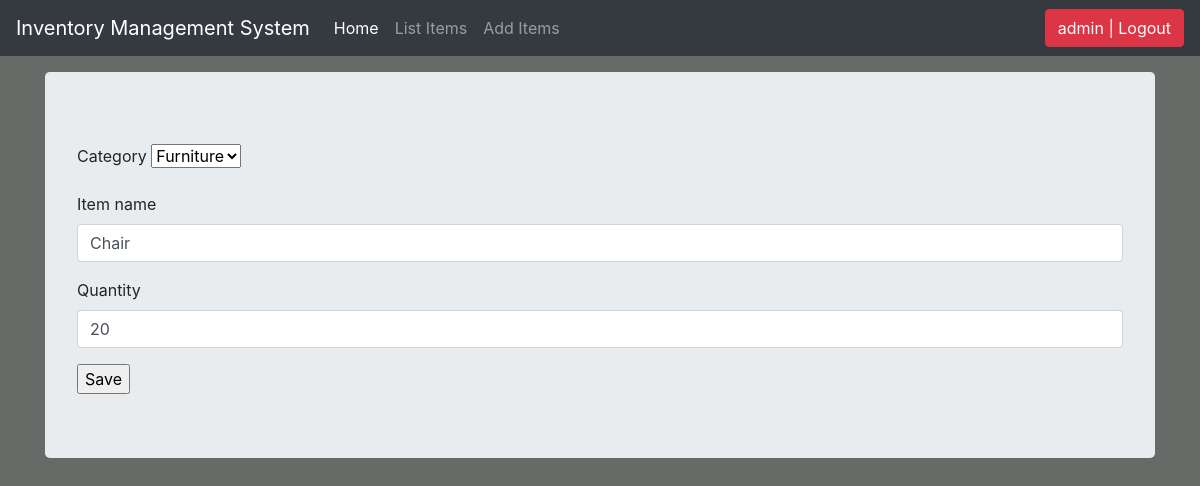
The app's page /update_items/2 (signed in) with its own data.
### ims/models.py (models this page shows, shortened)
class Stock(models.Model):
    category = models.ForeignKey(
        Category, on_delete=models.CASCADE, blank=True)
    item_name = models.CharField(max_length=50, blank=True, null=True)
    quantity = models.IntegerField(default="0", blank=True, null=True)
    receive_quantity = models.IntegerField(default="0", blank=True, null=True)
    receive_by = models.CharField(max_length=50, blank=True, null=True)
    issue_quantity = models.IntegerField(default="0", blank=True, null=True)
    issue_by = models.CharField(max_length=50, blank=True, null=True)
    issue_to = models.CharField(max_length=50, blank=True, null=True)
    phone_number = models.CharField(max_length=50, blank=True, null=True)
    created_by = models.CharField(max_length=50, blank=True, null=True)
    reorder_level = models.IntegerField(default="0", blank=True, null=True)
    last_updated = models.DateTimeField(auto_now_add=False, auto_now=True)
    timestamp = models.DateTimeField(auto_now_add=True, auto_now=False)

### ims/views.py (the view)
# urls.py: path('update_items/<str:pk>', update_items, name="update_items"),
@login_required
def update_items(request, pk):
    queryset = Stock.objects.get(id=pk)
    form = StockUpdateForm(instance=queryset)
    if request.method == 'POST':
        form = StockUpdateForm(request.POST, instance=queryset)
        if form.is_valid():
            form.save()
            messages.success(request, 'Successfully updated')
            return redirect('/list_items')
    context = {
        "form": form,
    }
    return render(request, "add_items.html", context)

### ims/forms.py
class StockUpdateForm(forms.ModelForm):
    class Meta:
        model = Stock
        fields = ['category', 'item_name', 'quantity']

### ims/models.py (called while the page is built)
    def __str__(self) -> str:
        return self.name

### ims/templates/add_items.html (shortened to what this page needs)
{% load static %} {% load crispy_forms_tags %}
<!DOCTYPE html>
<html lang="en">
  <head>
    <link rel="stylesheet" href="{% static 'css/bootstrap.min.css' %}" />
    <link rel="stylesheet" href="{% static 'css/styles.css' %}" />
    <link rel="stylesheet" href="{% static 'css/navbar-top-fixed.css' %}" />
  </head>
  <body>
    {% include 'navbar.html' %}
    <main role="main" class="container">
      <div class="jumbotron">
        <form action="" method="POST">
          {% csrf_token %} {{form|crispy}}
          <input type="submit" value="Save" />
        </form>
      </div>
    </main>
  </body>
</html>

### ims/templates/navbar.html (shortened to what this page needs)
<nav class="navbar navbar-expand-md navbar-dark fixed-top bg-dark">
  <a class="navbar-brand" href="#">Inventory Management System</a>
  <div class="collapse navbar-collapse" id="navbarCollapse">
    <ul class="navbar-nav mr-auto">
      <li class="nav-item active">
        <a class="nav-link" href="/"
          >Home <span class="sr-only">(current)</span></a
        >
      </li>
      {% if request.user.is_authenticated %}
      <li class="nav-item">
        <a class="nav-link" href="/list_items">List Items</a>
      </li>
      <li class="nav-item">
        <a class="nav-link" href="/add_items">Add Items</a>
      </li>
      {% endif %}
    </ul>
    <ul class="navbar-nav">
      {% if request.user.is_authenticated %}
      <li>
        <a href="/accounts/logout">
          <li><button class="btn btn-danger">{{user}} | Logout</button></li>
        </a>
      </li>
      {% else %}
      <li>
        <a href="/accounts/login">Login</a>
      </li>
      {% endif %}
    </ul>
  </div>
</nav>

### ims/static/css/styles.css (style rules this page uses)
body { background-color: #666b68; }

### ims/static/css/navbar-top-fixed.css (style rules this page uses)
body { min-height: 75rem; padding-top: 4.5rem; }

### records on screen
Stock: category "Furniture", item_name "Chair", quantity "20"

### other values on screen
{{ user }} "admin"
